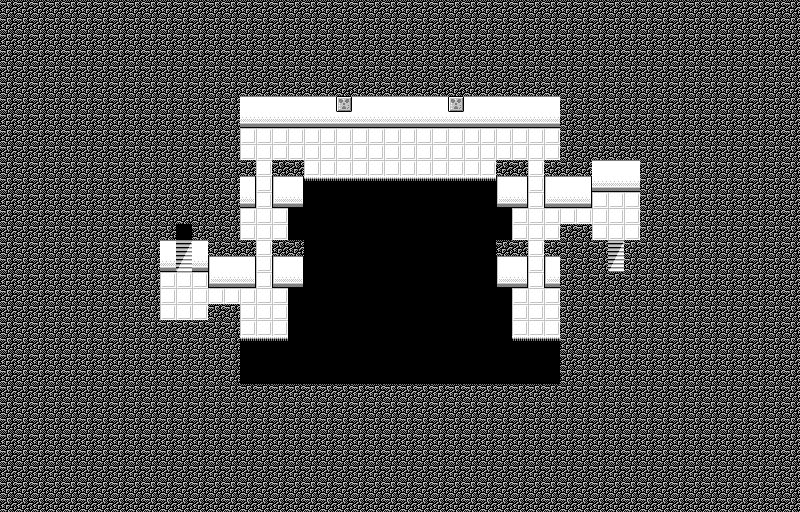

A 2D game scene composited from a Tiled map and its tileset images. What follows is a short description and the map's XML, with each tile layer's data collapsed to a summary:
An orthogonal 50x32 tile map with 16x16 px tiles, 3 tile layers (Tile Layer 1, Tile Layer 2, Tile Layer 3), 2 tilesets and 12 objects (10x Event, 2x Target).

<map version="1.0" orientation="orthogonal" renderorder="right-down" width="50" height="32" tilewidth="16" tileheight="16" nextobjectid="96">
 <properties>
  <property name="bgm" value="missile_base" />
  <property name="encounter" value="encounterset_level09_danger02" />
  <property name="name" value="Missile Base" />
 </properties>
 <tileset firstgid="1" source="../tilesets/lower.tsx" />
 <tileset firstgid="176" source="../tilesets/upper.tsx" />
 <layer name="Tile Layer 1" width="50" height="32">
  <properties>
   <property name="z" value="0" />
  </properties>
  <data>[1600 cells, 1600 non-empty, 13 distinct tile ids]</data>
 </layer>
 <layer name="Tile Layer 2" width="50" height="32">
  <properties>
   <property name="z" value=".5" />
  </properties>
  <data>[1600 cells, 0 non-empty, 0 distinct tile ids]</data>
 </layer>
 <objectgroup name="Object Layer 1">
  <object id="69" name="tele" type="Event" x="608" y="256" width="16" height="16">
   <properties>
    <property name="onCollide" value="targetTele('world4/missile05.tmx', 'door1')" />
   </properties>
  </object>
  <object id="70" name="door2" type="Target" x="608" y="240" width="16" height="16" />
  <object id="71" name="tele" type="Event" x="176" y="224" width="16" height="16">
   <properties>
    <property name="onCollide" value="targetTele('world4/missile03.tmx', 'door1')" />
   </properties>
  </object>
  <object id="72" name="door1" type="Target" x="176" y="240" width="16" height="16" />
  <object id="79" name="trigger" type="Event" x="256" y="240" width="16" height="16">
   <properties>
    <property name="hide" value="return getSwitch('missile_door01')" />
    <property name="onCollide" value="sceneSwitch('missile_door01', true); play('world4/missile_ambient01.lua')" />
   </properties>
  </object>
  <object id="84" name="gate" type="Event" x="256" y="256" width="16" height="32">
   <properties>
    <property name="appearance" value="anim_bars" />
    <property name="hide" value="return not getSwitch('missile_door01')" />
   </properties>
  </object>
  <object id="85" name="gate" type="Event" x="256" y="176" width="16" height="32">
   <properties>
    <property name="appearance" value="anim_bars" />
    <property name="hide" value="return not getSwitch('missile_door02')" />
   </properties>
  </object>
  <object id="86" name="gate" type="Event" x="528" y="176" width="16" height="32">
   <properties>
    <property name="appearance" value="anim_bars" />
    <property name="hide" value="return not getSwitch('missile_door03')" />
   </properties>
  </object>
  <object id="92" name="auto" type="Event" x="208" y="272" width="16" height="16">
   <properties>
    <property name="onBehavior" value="play('world4/missile_ambient02.lua'); playScene()" />
   </properties>
  </object>
  <object id="93" name="auto" type="Event" x="224" y="256" width="16" height="16">
   <properties>
    <property name="onBehavior" value="play('world4/missile_ambient01.lua'); playScene()" />
   </properties>
  </object>
  <object id="94" name="trigger" type="Event" x="256" y="160" width="16" height="16">
   <properties>
    <property name="hide" value="return getSwitch('missile_door02')" />
    <property name="onCollide" value="sceneSwitch('missile_door02', true); play('world4/missile_ambient01.lua')" />
   </properties>
  </object>
  <object id="95" name="trigger" type="Event" x="528" y="208" width="16" height="16">
   <properties>
    <property name="hide" value="return getSwitch('missile_door03')" />
    <property name="onCollide" value="sceneSwitch('missile_door03', true); play('world4/missile_ambient01.lua')" />
   </properties>
  </object>
 </objectgroup>
 <layer name="Tile Layer 3" width="50" height="32">
  <properties>
   <property name="z" value="1.5" />
  </properties>
  <data>[1600 cells, 2 non-empty, 1 distinct tile ids]</data>
 </layer>
</map>
